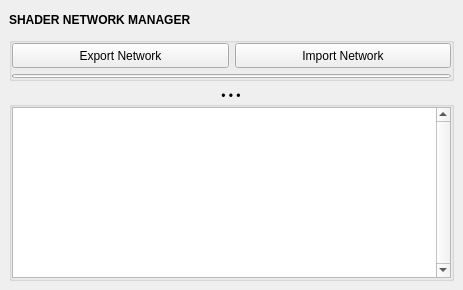
<?xml version="1.0" encoding="UTF-8"?>
<ui version="4.0">
 <class>QtUi</class>
 <widget class="QMainWindow" name="QtUi">
  <property name="enabled">
   <bool>true</bool>
  </property>
  <property name="geometry">
   <rect>
    <x>0</x>
    <y>0</y>
    <width>463</width>
    <height>290</height>
   </rect>
  </property>
  <property name="tabShape">
   <enum>QTabWidget::Triangular</enum>
  </property>
  <property name="dockNestingEnabled">
   <bool>true</bool>
  </property>
  <property name="dockOptions">
   <set>QMainWindow::AllowNestedDocks|QMainWindow::AllowTabbedDocks|QMainWindow::AnimatedDocks|QMainWindow::ForceTabbedDocks</set>
  </property>
  <widget class="QWidget" name="mainWindow">
   <layout class="QVBoxLayout" name="verticalLayout">
    <item>
     <layout class="QVBoxLayout" name="verticalLayout_1">
      <property name="spacing">
       <number>6</number>
      </property>
      <property name="sizeConstraint">
       <enum>QLayout::SetFixedSize</enum>
      </property>
      <item>
       <widget class="Header" name="header">
        <property name="minimumSize">
         <size>
          <width>0</width>
          <height>22</height>
         </size>
        </property>
        <property name="maximumSize">
         <size>
          <width>999</width>
          <height>22</height>
         </size>
        </property>
        <property name="font">
         <font>
          <weight>75</weight>
          <bold>true</bold>
         </font>
        </property>
        <property name="text">
         <string>SHADER NETWORK MANAGER</string>
        </property>
       </widget>
      </item>
      <item>
       <widget class="QGroupBox" name="groupBox_1">
        <property name="sizePolicy">
         <sizepolicy hsizetype="Preferred" vsizetype="Fixed">
          <horstretch>0</horstretch>
          <verstretch>0</verstretch>
         </sizepolicy>
        </property>
        <property name="title">
         <string/>
        </property>
        <layout class="QGridLayout" name="gridLayout">
         <property name="leftMargin">
          <number>0</number>
         </property>
         <property name="topMargin">
          <number>0</number>
         </property>
         <property name="rightMargin">
          <number>0</number>
         </property>
         <property name="bottomMargin">
          <number>0</number>
         </property>
         <item row="1" column="1">
          <widget class="QPushButton" name="b000">
           <property name="enabled">
            <bool>true</bool>
           </property>
           <property name="sizePolicy">
            <sizepolicy hsizetype="Preferred" vsizetype="Fixed">
             <horstretch>0</horstretch>
             <verstretch>0</verstretch>
            </sizepolicy>
           </property>
           <property name="minimumSize">
            <size>
             <width>200</width>
             <height>25</height>
            </size>
           </property>
           <property name="maximumSize">
            <size>
             <width>16777215</width>
             <height>25</height>
            </size>
           </property>
           <property name="text">
            <string>Import Network</string>
           </property>
          </widget>
         </item>
         <item row="1" column="0">
          <widget class="QPushButton" name="b001">
           <property name="enabled">
            <bool>true</bool>
           </property>
           <property name="sizePolicy">
            <sizepolicy hsizetype="Preferred" vsizetype="Fixed">
             <horstretch>0</horstretch>
             <verstretch>0</verstretch>
            </sizepolicy>
           </property>
           <property name="minimumSize">
            <size>
             <width>200</width>
             <height>25</height>
            </size>
           </property>
           <property name="maximumSize">
            <size>
             <width>16777215</width>
             <height>25</height>
            </size>
           </property>
           <property name="text">
            <string>Export Network</string>
           </property>
          </widget>
         </item>
         <item row="2" column="0" colspan="2">
          <widget class="QProgressBar" name="progressBar">
           <property name="maximumSize">
            <size>
             <width>16777215</width>
             <height>4</height>
            </size>
           </property>
           <property name="value">
            <number>0</number>
           </property>
           <property name="textVisible">
            <bool>false</bool>
           </property>
          </widget>
         </item>
        </layout>
       </widget>
      </item>
      <item>
       <widget class="CollapsableGroup" name="groupBox">
        <property name="title">
         <string>• • •</string>
        </property>
        <property name="alignment">
         <set>Qt::AlignCenter</set>
        </property>
        <layout class="QVBoxLayout" name="verticalLayout_2">
         <property name="leftMargin">
          <number>0</number>
         </property>
         <property name="topMargin">
          <number>0</number>
         </property>
         <property name="rightMargin">
          <number>0</number>
         </property>
         <property name="bottomMargin">
          <number>0</number>
         </property>
         <item>
          <widget class="QTextEdit" name="textEdit">
           <property name="sizePolicy">
            <sizepolicy hsizetype="Expanding" vsizetype="Ignored">
             <horstretch>0</horstretch>
             <verstretch>0</verstretch>
            </sizepolicy>
           </property>
           <property name="verticalScrollBarPolicy">
            <enum>Qt::ScrollBarAlwaysOn</enum>
           </property>
          </widget>
         </item>
        </layout>
       </widget>
      </item>
     </layout>
    </item>
   </layout>
  </widget>
 </widget>
 <customwidgets>
  <customwidget>
   <class>Header</class>
   <extends>QLabel</extends>
   <header>uitk.widgets.header.Header.h</header>
  </customwidget>
  <customwidget>
   <class>CollapsableGroup</class>
   <extends>QGroupBox</extends>
   <header>uitk.widgets.collapsableGroup.CollapsableGroup.h</header>
   <container>1</container>
  </customwidget>
 </customwidgets>
 <resources/>
 <connections/>
 <designerdata>
  <property name="gridDeltaX">
   <number>5</number>
  </property>
  <property name="gridDeltaY">
   <number>5</number>
  </property>
  <property name="gridSnapX">
   <bool>true</bool>
  </property>
  <property name="gridSnapY">
   <bool>true</bool>
  </property>
  <property name="gridVisible">
   <bool>true</bool>
  </property>
 </designerdata>
</ui>
